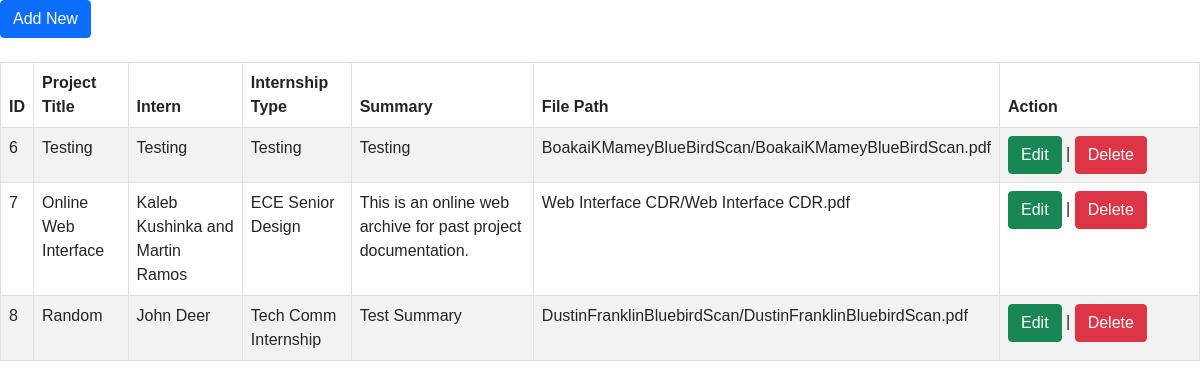
The page /index on the database as committed earlier.
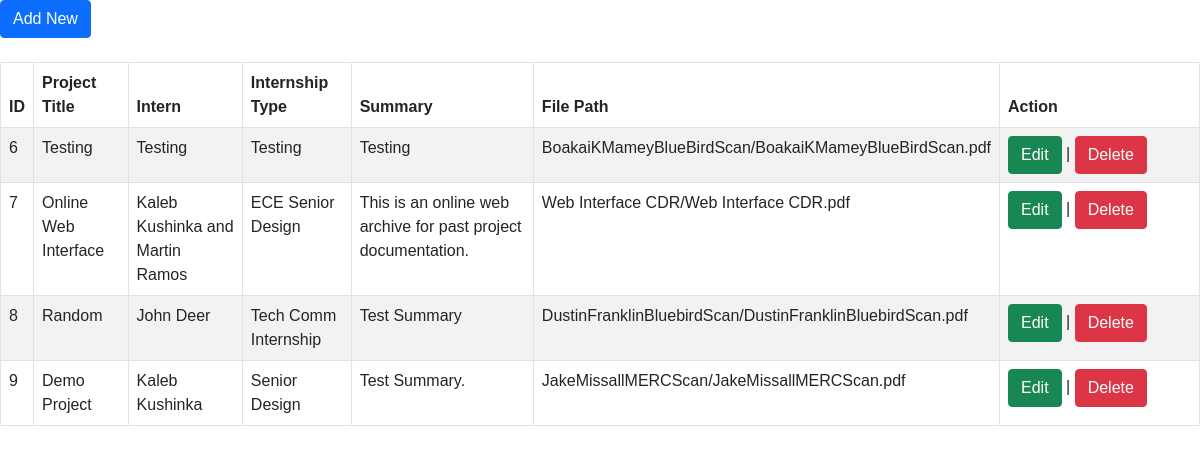
The same page on the database as committed later.
### app/models.py (models this page shows)
class Project(Base):
    __tablename__ = "project"
    id = Column(Integer, primary_key=True, index=True)
    title = Column(String, index=True)
    author = Column(String, index=True)
    project_type = Column(String, index=True)
    summary = Column(String, index=True)
    semester = Column(String, index=True)
    file_path = Column(String(255), index=True)
    project_manager = Column(String, index=True)
    project_client = Column(String, index=True)
    img_file_path = Column(String(255), index=True)

### app/main.py (the view)
@app.get("/index")
async def home(request: Request, db: Session = Depends(get_db)):
    project = db.query(models.Project).all()
    return templates.TemplateResponse("index.html", {"request": request, "project": project})

### templates/index.html (shortened to what this page needs)
<!DOCTYPE html>
<html lang="en">
<head>
    <link href="https://cdn.jsdelivr.net/npm/bootstrap@5.0.2/dist/css/bootstrap.min.css" rel="stylesheet">
    <link rel="stylesheet" href="{{ url_for('static', path='css/upload-page-css.css') }}">
</head>
<body>
<div class="row">
    <div class="col-12">
        <a href="addnew/" class="btn btn-primary">Add New</a>
        <br><br>
        <table class="table table-bordered table-striped">
            <thead>
                <tr>
                    <th>ID</th>
                    <th>Project Title</th>
                    <th>Intern</th>
                    <th>Internship Type</th>
                    <th>Summary</th>
                    <th>File Path</th>
                    <th width="200">Action</th>
                </tr>
            </thead>
            <tbody>
                {% for rs in project %}
                    <tr>
                        <td>{{ rs.id }}</td>
                        <td>{{ rs.title }}</td>
                        <td>{{ rs.author }}</td>
                        <td>{{ rs.project_type }}</td>
                        <td>{{ rs.summary }}</td>
                        <td>{{ rs.file_path }}</td>
                        <td>
                            <a href="edit/{{ rs.id }}" class="btn btn-success">Edit</a> | <a href="delete/{{ rs.id }}" class="btn btn-danger">Delete</a>
                        </td>
                    </tr>
                {% endfor %}
            </tbody>
        </table>
    </div>
</div>
</body>
</html>

### static/css/upload-page-css.css (style rules this page uses)
* { margin: 0; padding: 0; box-sizing: border-box; font-family: sans-serif; }

Rows that differ between the two databases and show on the page:
added Project: id "9", title "Demo Project", author "Kaleb Kushinka", project_type "Senior Design", summary "Test Summary.", file_path "JakeMissallMERCScan/JakeMissallMERCScan.pdf"
